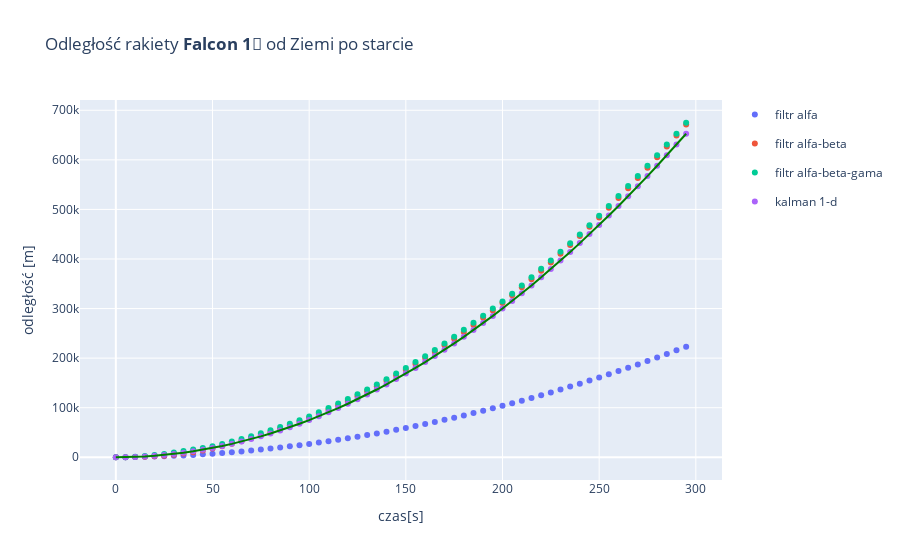

Source (notebook cell):
### Code cell
fig1 = ex.scatter(
    df_falcon, 
    x='czas', 
    y=['filtr alfa', 'filtr alfa-beta', 'filtr alfa-beta-gama', 'kalman 1-d'], 
    title='Wartość prędkości w kolejnych pomiarach',
    )
fig2 = ex.line(
    df_falcon,
    x='czas', 
    y='odległość rzeczywista',
)

fig2.update_traces(line_color='green', name='real')
fig = go.Figure(
    data=fig1.data + fig2.data
    )
fig.update_layout(
    xaxis_title="czas[s]",
    yaxis_title="odległość [m]",
    title='Odległość rakiety<b> Falcon 1🚀</b> od Ziemi po starcie'
)
fig.show()
